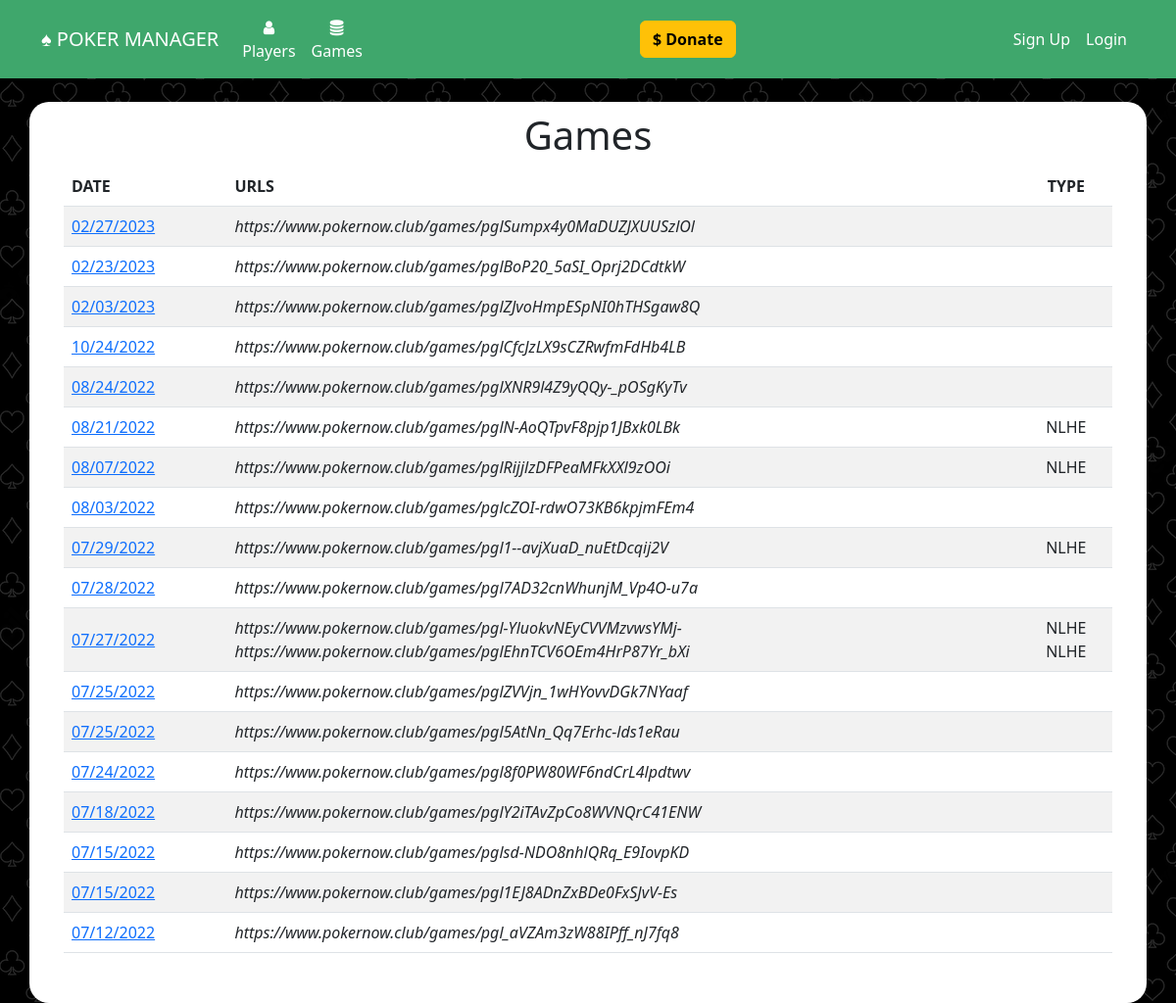
/games, run on the app's committed database.
### website/models.py (models this page shows)
class Game(db.Model):
	id = db.Column(db.Integer, primary_key=True)
	settled = db.Column(db.Boolean, default=False)
	date = db.Column(db.DateTime(timezone=True), default=func.now())
	urls = db.relationship('Url', backref='game')
	payments = db.relationship('Payment', backref='game')
	earnings = db.relationship('Earning', backref='game')
	buyins = db.Column(db.Integer)
	behaviors = db.relationship('Behavior', backref='game')
	decimal = db.Column(db.Boolean, default=False)

class Url(db.Model):
	id = db.Column(db.Integer, primary_key=True)
	url =  db.Column(db.String(300), unique=True)
	game_id = db.Column(db.Integer, db.ForeignKey('game.id'))
	imported = db.Column(db.Boolean, default=False)
	behaviors = db.relationship('Behavior', backref='url')
	game_type = db.Column(db.String(20))
	small_blind = db.Column(db.Numeric)
	big_blind = db.Column(db.Numeric)

### website/views.py (the view)
@views.route('/games', methods=['GET','POST'])
def games():
	games = Game.query.order_by(Game.date.desc()).all()
	urls = {}
	for game in games:
		for url in game.urls:
			if game.id in urls.keys():
				if url.imported == False:
					urls[game.id] = url.imported
			else:
				urls[game.id] = url.imported
	return render_template("games.html", user=current_user, games=games, imported=urls)

### website/templates/games.html (shortened to what this page needs)
{% extends "base.html" %}
{% block content %}
<h1 align="center">Games</h1>
<div id="no-more-tables">
	<table class="table table-striped">
		<thead>
		<tr>
			<th scope="col">DATE</th>
			<th scope="col">URLS</th>
			<th scope="col" style="text-align:center">TYPE</th>
		</tr>
		</thead>
		<tbody>
		{% for game in games %}
			<tr>
				<td style="vertical-align: middle;"><a href="{{url_for('views.payout', game_id=game.id)}}" >{{ game.date.strftime("%m/%d/%Y") }}</a></td>
				<td style="vertical-align: middle;">
					{% for url in game.urls %}
					<i>{{url.url}}</i><br/>
					{% endfor %}
				</td>
				<td align="center" style="vertical-align: middle;">
					{% for url in game.urls %}
					{% if url.game_type %}
					{{ url.game_type}}{% if not loop.last %}<br/>{% endif %}
					{% endif %}
					{% endfor %}
				</td>
			</tr>
		{% endfor %}
	</tbody>
	</table>
</div>
{% endblock %}

### website/static/style.css (style rules this page uses)
.body { height: 100%; background-image: url('card_suits4.png'); }

### data on the page
Game: date "02/27/2023"
Url: url "https://www.pokernow.club/games/pglSumpx4y0MaDUZJXUUSzlOl"
Game: date "02/23/2023"
Url: url "https://www.pokernow.club/games/pglBoP20_5aSI_Oprj2DCdtkW"
Game: date "02/03/2023"
Url: url "https://www.pokernow.club/games/pglZJvoHmpESpNI0hTHSgaw8Q"
Game: date "10/24/2022"
Url: url "https://www.pokernow.club/games/pglCfcJzLX9sCZRwfmFdHb4LB"
Game: date "08/24/2022"
Url: url "https://www.pokernow.club/games/pglXNR9l4Z9yQQy-_pOSgKyTv"
Game: date "08/21/2022"
Url: url "https://www.pokernow.club/games/pglN-AoQTpvF8pjp1JBxk0LBk", game_type "NLHE"
Game: date "08/07/2022"
Url: url "https://www.pokernow.club/games/pglRijjlzDFPeaMFkXXl9zOOi", game_type "NLHE"
Game: date "08/03/2022"
Url: url "https://www.pokernow.club/games/pglcZOI-rdwO73KB6kpjmFEm4"
Game: date "07/29/2022"
Url: url "https://www.pokernow.club/games/pgl1--avjXuaD_nuEtDcqij2V", game_type "NLHE"
Game: date "07/28/2022"
Url: url "https://www.pokernow.club/games/pgl7AD32cnWhunjM_Vp4O-u7a"
Game: date "07/27/2022"
Url: url "https://www.pokernow.club/games/pgl-YluokvNEyCVVMzvwsYMj-", game_type "NLHE"
Url: url "https://www.pokernow.club/games/pglEhnTCV6OEm4HrP87Yr_bXi", game_type "NLHE"
Game: date "07/25/2022"
Url: url "https://www.pokernow.club/games/pglZVVjn_1wHYovvDGk7NYaaf"
Game: date "07/25/2022"
Url: url "https://www.pokernow.club/games/pgl5AtNn_Qq7Erhc-lds1eRau"
Game: date "07/24/2022"
Url: url "https://www.pokernow.club/games/pgl8f0PW80WF6ndCrL4lpdtwv"
Game: date "07/18/2022"
Url: url "https://www.pokernow.club/games/pglY2iTAvZpCo8WVNQrC41ENW"
Game: date "07/15/2022"
Url: url "https://www.pokernow.club/games/pglsd-NDO8nhlQRq_E9IovpKD"
Game: date "07/15/2022"
Url: url "https://www.pokernow.club/games/pgl1EJ8ADnZxBDe0FxSJvV-Es"
Game: date "07/12/2022"
Url: url "https://www.pokernow.club/games/pgl_aVZAm3zW88IPff_nJ7fq8"
